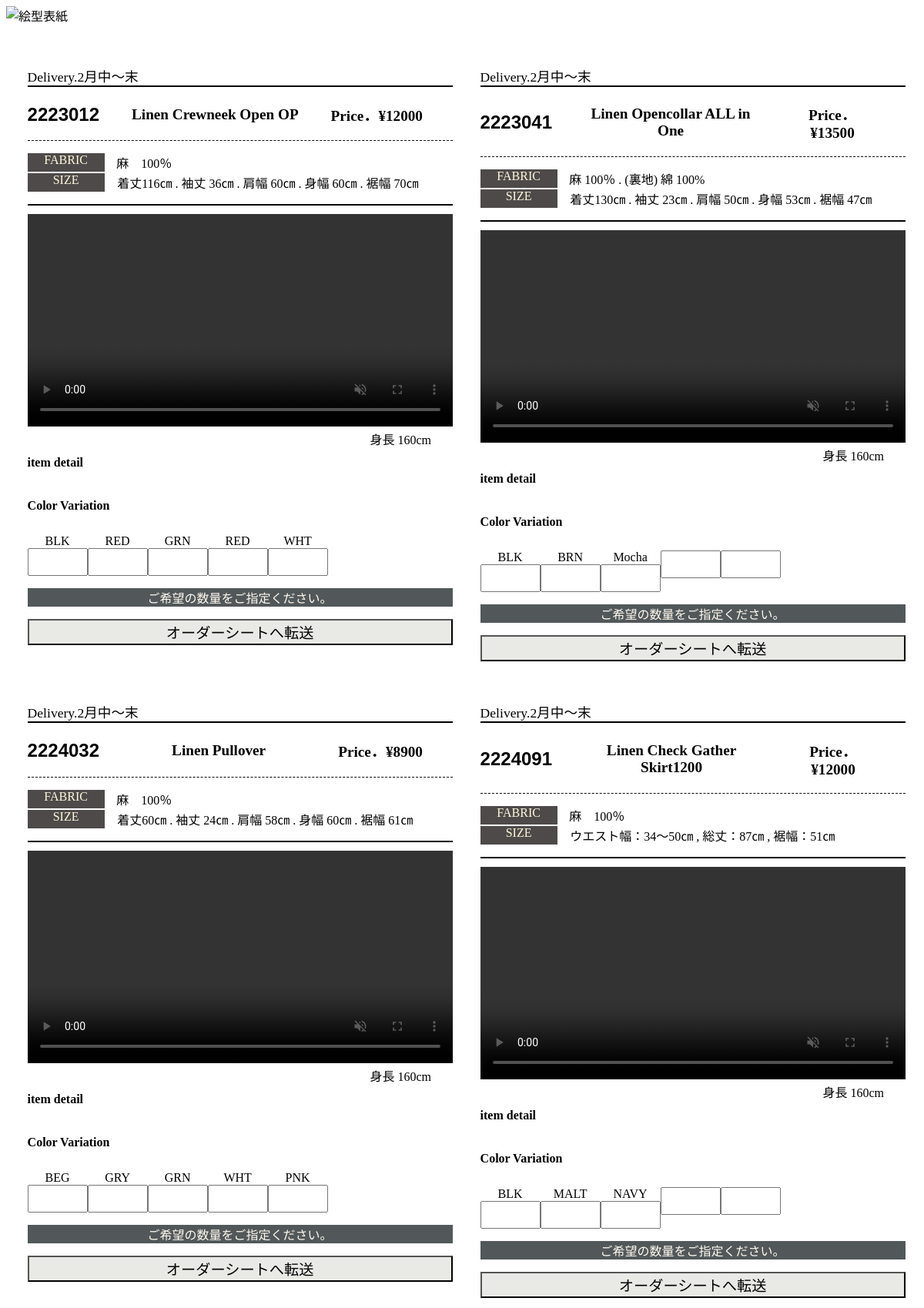
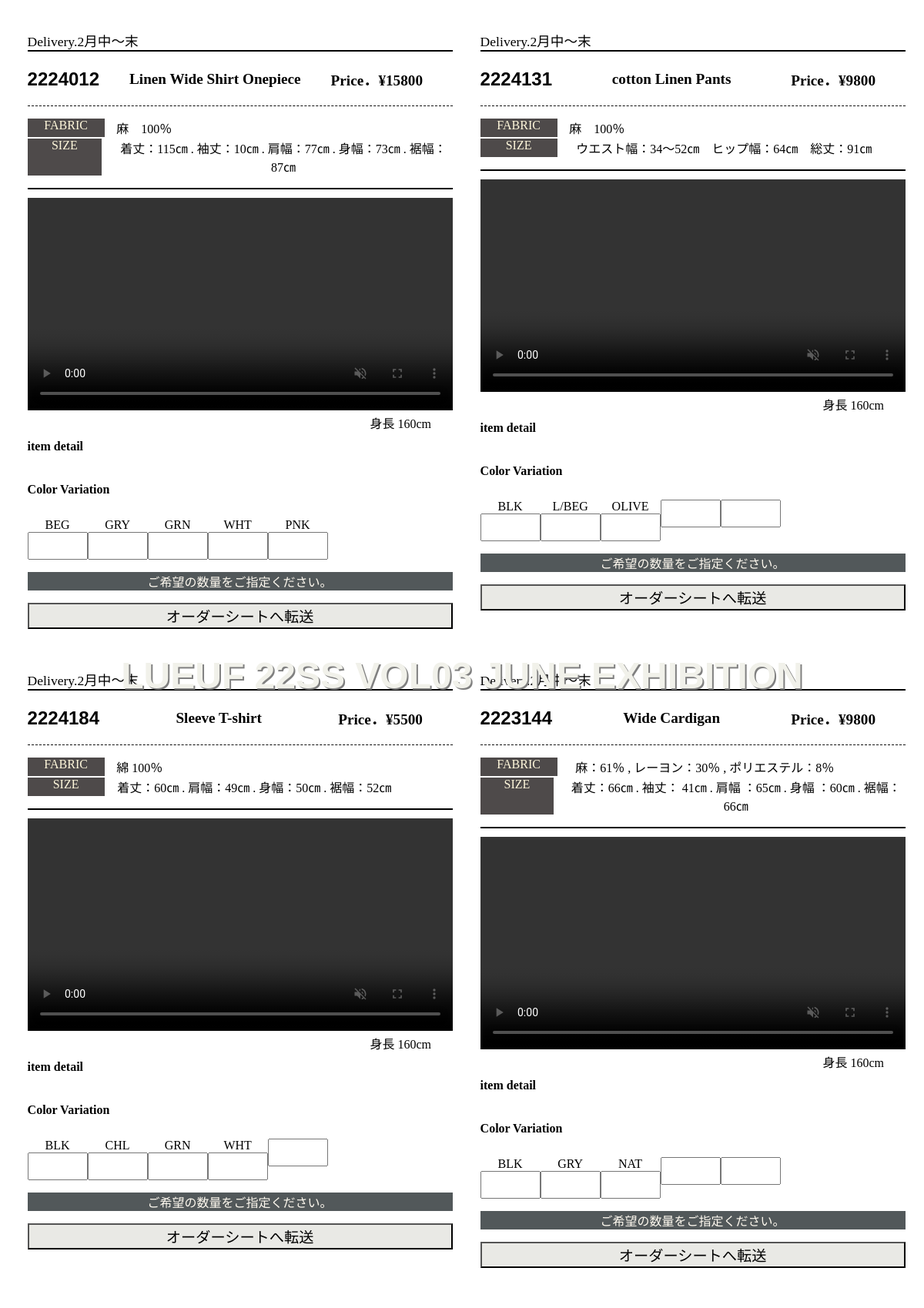
Page /catalog.php (signed in, upper part) on the committed database (2 pictures, top to bottom).
### tables this page shows
CREATE TABLE `item_table` (
  `id` int(12) NOT NULL,
  `style` int(12) NOT NULL,
  `item` varchar(64) NOT NULL,
  `value` int(6) NOT NULL,
  `fabric` varchar(64) NOT NULL,
  `size` varchar(64) NOT NULL,
  `color_a` varchar(64) DEFAULT NULL,
  `color_b` varchar(64) DEFAULT NULL,
  `color_c` varchar(64) DEFAULT NULL,
  `color_d` varchar(64) DEFAULT NULL,
  `color_e` varchar(64) DEFAULT NULL,
  `order_a` int(12) DEFAULT NULL,
  `order_b` int(12) DEFAULT NULL,
  `order_c` int(12) DEFAULT NULL,
  `order_d` int(12) DEFAULT NULL,
  `order_e` int(12) DEFAULT NULL,
  `movie` varchar(128) DEFAULT NULL,
  `detail_a` varchar(128) DEFAULT NULL,
  `detail_b` varchar(128) DEFAULT NULL,
  `detail_c` varchar(128) DEFAULT NULL,
  `detail_d` varchar(128) DEFAULT NULL,
  `item_color_a` varchar(128) DEFAULT NULL,
  `item_color_b` varchar(128) DEFAULT NULL,
  `item_color_c` varchar(128) DEFAULT NULL,
  `item_color_d` varchar(128) DEFAULT NULL,
  `item_color_e` varchar(128) DEFAULT NULL
);

### html/functions.php (called while the page is built, shortened)
<?php
function exec_query($stmt)
{
  try {
    $stmt->execute();
  } catch (PDOException $e) {
    exit('SQLエラー：' . $e->getMessage());
  }
}

### html/catalog.php (the view, shortened to what this page needs)
<?php
include('functions.php');
$user_id = $_SESSION['id'];
$pdo = connect_to_db();
$sql = "SELECT * FROM item_table";
$stmt = $pdo->prepare($sql);
exec_query($stmt);
$result = $stmt->fetchAll(PDO::FETCH_ASSOC);
$output = "";
foreach ($result as $record) {
$output .= "<section>
                   <p id='delivery'>Delivery.2月中〜末</p>
                   <div class='item_number'>";
$output .=         "
                        <h1 id='index'>{$record["style"]}</h1>";
$output .=         "
                        <h3>{$record["item"]}</h3>";
$output .=         "
                        <h3>Price．¥{$record["value"]}</h3>
                   </div>";
$output .=          "
                   <div class='fabric_size'>
                        <div class='fabric'>
                          <p class='material'>FABRIC</p>
                          <P>{$record["fabric"]}</p>
                        </div>
                   </div>";
$output .=          "
                   <div class='size'>
                      <P class='material'>SIZE</P>
                      <P>{$record["size"]}</P>
                   </div> ";
$output .=          "
                   <main>";
$output .=       "<video src='{$record["movie"]}' controls autoplay loop muted width='750'></video>
                   </main>";
$output .=        "<div class='item'>
                      <div class='color_nav'>
                      <div>身長 160cm</div>
                      <h4>item detail</h4>";
$output .=        "</div>
                   <div class='detail'>
                       <a href=''><img src='{$record["detail_a"]}' alt=''></a>";
$output .=            "<a href=''><img src='{$record["detail_b"]}' alt=''></a>";
$output .=            "<a href=''><img src='{$record["detail_c"]}' alt=''></a>";
$output .=            "<a href=''><img src='{$record["detail_d"]}' alt=''></a>
                   </div>
                   <div class='modal'>
                       <div class='bigimg'>
                           <img src='' alt=''>
                       </div>
                       <P class='close-btn'><a href=''>✖️</a></P>
                   </div>";
$output .=        "
                <form action='order_create_file.php?user_id={$user_id}&record_id={$record['id']}' method='POST'>
                   <h4>Color Variation</h4>
                    <div class='item_color'>
                       <div class='count_a'>
                         <a href=''><img src='{$record["item_color_a"]}' alt=''></a>";
$output .=           "<p class='color'>{$record["color_a"]}</p>
                         <input type='number' name='order_a' value='' min='0' max='100' step='1'>
                       </div>";
$output .=        "<div class='count_b'>
                         <a href=''><img src='{$record["item_color_b"]}' alt=''></a>";
$output .=           "<p class='color'>{$record["color_b"]}</p>
                          <input type='number' name='order_b'  value='' min='0' max='100' step='1'>
                       </div>";
$output .=        "<div class='count_c'>
                          <a href=''><img src='{$record["item_color_c"]}' alt=''></a>";
$output .=           "<p class='color'>{$record["color_c"]}</p>
                          <input type='number' name='order_c' value=''  min='0' max='100' step='1'>
                       </div>";
$output .=        "<div class='count_d'>
                          <a href=''><img src='{$record["item_color_d"]}' alt=''></a>";
$output .=           "<p class='color'>{$record["color_d"]}</p>
                          <input type='number' name='order_d'   value='' min='0' max='100' step='1'>
                       </div>";
$output .=        "<div class='count_e'>
                           <a href=''><img src='{$record["item_color_e"]}' alt=''></a>";
$output .=            "<p class='color'>{$record["color_e"]}</p>
                           <input type='number' name='order_e'  value='' min='0' max='100' step='1'>
                       </div>
                   </div>
                       <p class='comment'>ご希望の数量をご指定ください。</p>";
$output .=         "<button type='submit'>オーダーシートへ転送</button>
                </form>
            </section>";
}
?>
<!DOCTYPE html>
<html lang="en">
<head>
    <link rel="stylesheet" href="css/catalog.css">
</head>
<body>
    <header>
        <div id="new_arrival">
            <img src="img/catalog/2021_1.png" alt="絵型表紙">
            <div class="title">
                <h1>LUEUF 22SS vol03 JUNE EXHIBITION</h1>
            </div>
        </div>
    </header>
    <div class="item_box">
        <?= $output ?>
    </div>
</body>
</html>

### html/css/catalog.css (style rules this page uses)
body { width: 100%; }
#new_arrival img { position: relative; width: 100%; height: auto; }
.title h1 { width: 100%; font-size: 3rem; color: rgb(241, 241, 234); text-align: center; position: absolute; top: 50%; left: 50%; transform: translate(-50%,-50%); text-transform: uppercase; text-shadow: gray 2px 2px; }
.item_box { display: flex; flex-wrap: wrap; width: 100%; }
section { text-align: center; width: 46%; margin-top: 3%; margin-right: 3%; }
#delivery { font-size: 1.1rem; width: 100%; margin-left: 5%; margin-bottom: 0%; border-bottom: 2px solid black; text-align: left; }
h1 { font-size: 2rem; margin-right: 7%; font-family: 'Lucida Sans', 'Lucida Sans Regular', 'Lucida Grande', 'Lucida Sans Unicode', Geneva, Verdana, sans-serif; }
h3 { font-size: 1.2rem; margin-right: 7%; }
.item_number { width: 100%; display: flex; justify-content: space-between; margin-left: 5%; align-items: center; border-bottom: black 1px dashed; margin-top: 2px; }
.material { margin-right: 3%; background-color: rgb(78, 74, 74); color: cornsilk; width: 100px; }
.fabric { display: flex; margin-left: 5%; margin-bottom: 0%; padding: 0px; }
.fabric p { font-size: 1rem; margin-bottom: 0.8px; }
.size { width: 100%; display: flex; margin-left:5%; border-bottom: 2px solid black; }
.size p { font-size: 1rem; margin-top: 1px; padding: 0px; }
video { width: 100%; height: auto; margin-top: 2%; padding-left: 5%; }
h4 { font-size: 1rem; text-align: left; margin-left: 5%; margin-bottom: 10px; margin-top: 10px; }
.color_nav { text-align: right; font-size: 1rem; }
.detail { margin-left: 5%; }
.item_color { display: flex; width: 100%; margin-left: 5%; }
input { width: 70px; height: 30px; font-size: 1.2rem; text-align: center; }
.color { font-size: 1rem; margin: 0px; }
.comment { font-size: 1rem; width: 100%; margin-left: 5%; background-color: rgb(82, 88, 90); color: floralwhite; }
button { background-color: rgb(233, 233, 229); font-size:1.2rem; width: 100%; height: 3%; margin-left: 5%; }
html { font-size: 16px; }
h1 { font-size: 1.5rem; }
p { font-size: 1rem; }

### rows in the picture
item_table: style "2223012", item "Linen Crewneek Open OP", value "12000", fabric "麻 100％", size "着丈116㎝ . 袖丈 36㎝ . 肩幅 60㎝ . 身幅 60㎝ . 裾幅 70㎝", color_a "BLK", color_b "RED", color_c "GRN", color_d "RED", color_e "WHT"
item_table: style "2223041", item "Linen Opencollar ALL in One", value "13500", fabric "麻 100％ . (裏地) 綿 100%", size "着丈130㎝ . 袖丈 23㎝ . 肩幅 50㎝ . 身幅 53㎝ . 裾幅 47㎝", color_a "BLK", color_b "BRN", color_c "Mocha"
item_table: style "2224032", item "Linen Pullover", value "8900", fabric "麻 100％", size "着丈60㎝ . 袖丈 24㎝ . 肩幅 58㎝ . 身幅 60㎝ . 裾幅 61㎝", color_a "BEG", color_b "GRY", color_c "GRN", color_d "WHT", color_e "PNK"
item_table: style "2224091", item "Linen Check Gather Skirt1200", value "12000", fabric "麻 100％", size "ウエスト幅：34〜50㎝ , 総丈：87㎝ , 裾幅：51㎝", color_a "BLK", color_b "MALT", color_c "NAVY"
item_table: style "2224012", item "Linen Wide Shirt Onepiece", value "15800", fabric "麻 100％", size "着丈：115㎝ . 袖丈：10㎝ . 肩幅：77㎝ . 身幅：73㎝ . 裾幅：87㎝", color_a "BEG", color_b "GRY", color_c "GRN", color_d "WHT", color_e "PNK"
item_table: style "2224131", item "cotton Linen Pants", value "9800", fabric "麻 100％", size "ウエスト幅：34〜52㎝ ヒップ幅：64㎝ 総丈：91㎝", color_a "BLK", color_b "L/BEG", color_c "OLIVE"
item_table: style "2224184", item "Sleeve T-shirt", value "5500", fabric "綿 100％", size "着丈：60㎝ . 肩幅：49㎝ . 身幅：50㎝ . 裾幅：52㎝", color_a "BLK", color_b "CHL", color_c "GRN", color_d "WHT"
item_table: style "2223144", item "Wide Cardigan", value "9800", fabric "麻：61％ , レーヨン：30％ , ポリエステル：8％", size "着丈：66㎝ . 袖丈： 41㎝ . 肩幅 ：65㎝ . 身幅 ：60㎝ . 裾幅：66㎝", color_a "BLK", color_b "GRY", color_c "NAT"
